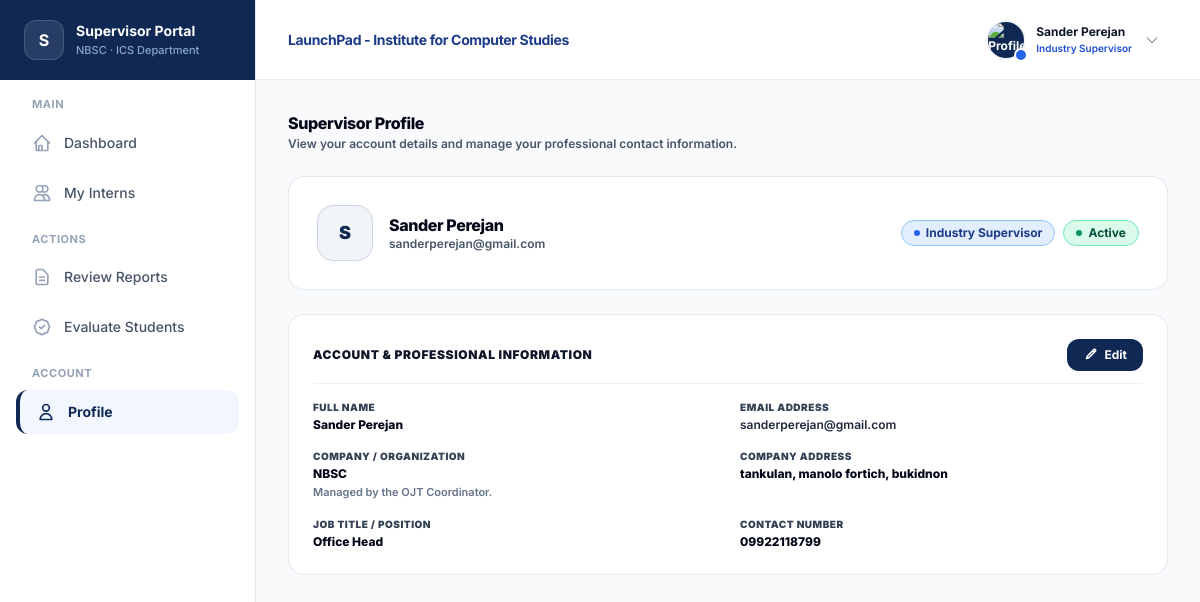
/supervisor/profile.php (signed in), run on the app's committed database.
### tables this page shows
CREATE TABLE `supervisors` (
  `id` int(11) NOT NULL,
  `user_id` int(11) NOT NULL,
  `company_id` int(11) DEFAULT NULL,
  `office_id` int(11) DEFAULT NULL,
  `job_title` varchar(150) DEFAULT NULL,
  `contact_number` varchar(30) DEFAULT NULL,
  `created_at` datetime DEFAULT current_timestamp()
);

CREATE TABLE `users` (
  `id` int(11) NOT NULL,
  `name` varchar(255) NOT NULL,
  `email` varchar(255) NOT NULL,
  `password_hash` varchar(255) DEFAULT NULL,
  `role` enum('student','supervisor','coordinator','admin') NOT NULL DEFAULT 'student',
  `status` enum('active','archived') NOT NULL DEFAULT 'active',
  `archived_at` datetime DEFAULT NULL,
  `avatar_url` text DEFAULT NULL,
  `created_at` datetime DEFAULT current_timestamp(),
  `privacy_consent` tinyint(1) DEFAULT 0
);

CREATE TABLE `companies` (
  `id` int(11) NOT NULL,
  `name` varchar(255) NOT NULL,
  `department` varchar(255) DEFAULT 'Main Office',
  `address` text DEFAULT NULL,
  `created_at` datetime DEFAULT current_timestamp(),
  `status` enum('active','archived') NOT NULL DEFAULT 'active',
  `archived_at` datetime DEFAULT NULL
);

### supervisor/profile.php (called while the page is built, shortened)
<?php
require_once __DIR__ . '/../config/db.php';
$userId       = (int)$_SESSION['user_id'];
$profile = [
    'supervisor_id'  => 0,
    'name'           => $_SESSION['user_name'] ?? 'Supervisor',
    'email'          => $_SESSION['email'] ?? '',
    'avatar_url'     => $_SESSION['user_picture'] ?? null,
    'status'         => 'active',
    'company_name'   => null,
    'company_address' => null,
    'job_title'      => null,
    'contact_number' => null,
];
try {
    $stmt = $pdo->prepare("
        SELECT
            s.id AS supervisor_id,
            s.job_title,
            s.contact_number,
            u.name,
            u.email,
            u.avatar_url,
            u.status,
            c.name AS company_name,
            c.address AS company_address
        FROM supervisors s
        JOIN users u ON s.user_id = u.id
        LEFT JOIN companies c ON s.company_id = c.id
        WHERE s.user_id = ?
        LIMIT 1
    ");
    $stmt->execute([$userId]);
    $row = $stmt->fetch(PDO::FETCH_ASSOC);
    if ($row) {
        $profile = array_merge($profile, $row);
    }
} catch (Exception $e) {
    error_log("Database Error in supervisor/profile.php: " . $e->getMessage());
}
require_once __DIR__ . '/../src/pages/supervisor/profilePage.php';

### src/pages/supervisor/profilePage.php (the view, shortened to what this page needs)
<?php
if (!function_exists('e')) {
    function e($value) {
        return htmlspecialchars((string)($value ?? ''), ENT_QUOTES, 'UTF-8');
    }
}
$supName    = !empty($profile['name']) ? $profile['name'] : 'Supervisor';
$supEmail   = $profile['email'] ?? '';
$supCompany = $profile['company_name'] ?? null;
$supAddress = $profile['company_address'] ?? '';
$supJob     = $profile['job_title'] ?? '';
$supPhone   = $profile['contact_number'] ?? '';
$isActive   = strtolower($profile['status'] ?? 'active') === 'active';
$notProvided = '<span class="text-slate-400 font-semibold italic">Not provided</span>';
?>
<!DOCTYPE html>
<html lang="en">
<head>
    <script src="https://cdn.tailwindcss.com"></script>
    <link rel="stylesheet" href="/ICS-PORTAL/public/css/style.css">
</head>
<body class="bg-[#F8FAFC] text-slate-900 subpixel-antialiased selection:bg-[#0F2854] selection:text-white">
    <div class="flex min-h-screen">
        <?php include __DIR__ . '/../../components/supervisor_sidebar.php'; ?>
        <div class="flex-1 flex flex-col min-w-0">
            <?php include __DIR__ . '/../../components/header.php'; ?>
            <main class="p-8 max-w-5xl w-full mx-auto space-y-6 flex-1">
                <div>
                    <h2 class="text-base font-extrabold text-slate-950 leading-snug tracking-tight">Supervisor Profile</h2>
                    <p class="text-slate-600 text-xs font-semibold mt-0.5">View your account details and manage your professional contact information.</p>
                </div>
                <div class="bg-white rounded-2xl p-7 border border-slate-200/90 shadow-xs flex flex-wrap items-center justify-between gap-4">
                    <div class="flex items-center gap-4">
                        <div class="w-14 h-14 rounded-2xl bg-slate-100 border border-slate-300 flex items-center justify-center text-[#0F2854] text-lg font-black overflow-hidden shrink-0 shadow-2xs">
                        </div>
                        <div>
                            <h3 class="text-base font-extrabold text-slate-950 tracking-tight leading-snug"><?= e($supName); ?></h3>
                            <p class="text-xs font-semibold text-slate-600"><?= e($supEmail); ?></p>
                        </div>
                    </div>
                    <div class="flex items-center gap-2">
                        <span class="inline-flex items-center gap-1.5 px-3 py-1 rounded-full bg-blue-100/80 text-blue-900 border border-blue-300 text-xs font-bold shadow-2xs">
                            <span class="w-1.5 h-1.5 rounded-full bg-blue-600"></span>
                            Industry Supervisor
                        </span>
                        <?php if ($isActive): ?>
                            <span class="inline-flex items-center gap-1.5 px-3 py-1 rounded-full bg-emerald-100/80 text-emerald-900 border border-emerald-300 text-xs font-bold shadow-2xs">
                                <span class="w-1.5 h-1.5 rounded-full bg-emerald-600"></span>
                                Active
                            </span>
                        <?php endif; ?>
                    </div>
                </div>
                <div class="bg-white rounded-2xl border border-slate-200/90 shadow-xs p-6 space-y-4">
                    <div class="border-b border-slate-200/70 pb-3 flex justify-between items-center">
                        <h4 class="text-xs font-black uppercase tracking-wider text-slate-900">Account &amp; Professional Information</h4>
                        <button type="button" onclick="openProfileModal()" class="px-4 py-2 bg-[#0F2854] hover:bg-blue-900 text-white text-xs font-bold rounded-xl shadow-xs transition-all inline-flex items-center gap-2 cursor-pointer">
                            <span>Edit</span>
                        </button>
                    </div>
                    <div class="grid grid-cols-1 sm:grid-cols-2 gap-x-6 gap-y-4">
                        <div>
                            <p class="text-[10px] font-black text-slate-700 uppercase tracking-wider">Full Name</p>
                            <p class="text-xs font-extrabold text-slate-950 mt-0.5"><?= e($supName); ?></p>
                        </div>
                        <div>
                            <p class="text-[10px] font-black text-slate-700 uppercase tracking-wider">Email Address</p>
                            <p class="text-xs font-semibold text-slate-800 mt-0.5"><?= e($supEmail); ?></p>
                        </div>
                        <div>
                            <p class="text-[10px] font-black text-slate-700 uppercase tracking-wider">Company / Organization</p>
                            <p class="text-xs font-extrabold text-slate-950 mt-0.5">
                                <?= !empty($supCompany) ? e($supCompany) : '<span class="text-slate-400 font-semibold italic">Not Assigned Yet</span>'; ?>
                            </p>
                            <p class="text-[11px] font-semibold text-slate-500 mt-0.5">Managed by the OJT Coordinator.</p>
                        </div>
                        <div>
                            <p class="text-[10px] font-black text-slate-700 uppercase tracking-wider">Company Address</p>
                            <p class="text-xs font-extrabold text-slate-950 mt-0.5">
                                <?= $supAddress !== '' ? e($supAddress) : $notProvided; ?>
                            </p>
                        </div>
                        <div>
                            <p class="text-[10px] font-black text-slate-700 uppercase tracking-wider">Job Title / Position</p>
                            <p class="text-xs font-extrabold text-slate-950 mt-0.5">
                                <?= $supJob !== '' ? e($supJob) : $notProvided; ?>
                            </p>
                        </div>
                        <div>
                            <p class="text-[10px] font-black text-slate-700 uppercase tracking-wider">Contact Number</p>
                            <p class="text-xs font-extrabold text-slate-950 mt-0.5">
                                <?= $supPhone !== '' ? e($supPhone) : $notProvided; ?>
                            </p>
                        </div>
                    </div>
                </div>
            </main>
        </div>
    </div>
</body>
</html>

### public/css/style.css (style rules this page uses)
html, body { font-family: 'Inter', system-ui, -apple-system, BlinkMacSystemFont, 'Segoe UI', Roboto, sans-serif !important; text-rendering: optimizeLegibility !important; -webkit-font-smoothing: subpixel-antialiased !important; -moz-osx-font-smoothing: auto !important; }

### data on the page
supervisors: user.name "Sander Perejan", user.email "sanderperejan@gmail.com", company.name "NBSC", company.address "tankulan, manolo fortich, bukidnon", job_title "Office Head", contact_number "09922118799"

### other printed values
$displayName "Sander Perejan"
$roleLabel "Industry Supervisor"
